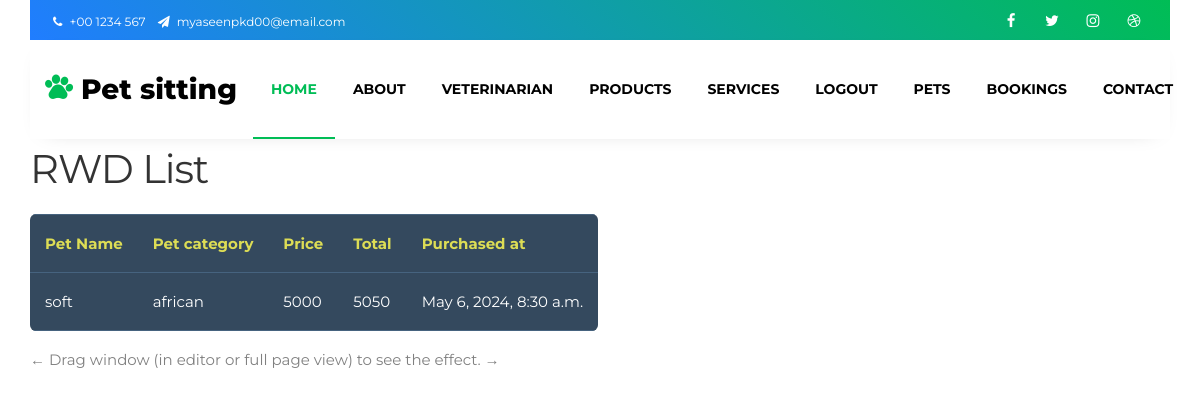
The app's page /view_pet_booking/ (signed in) with its own data.
### petsapp/models.py (models this page shows)
class tbl_Booking_Pets(models.Model):
    user=models.ForeignKey(tbl_register_login,on_delete=models.CASCADE,null=True)
    pet=models.ForeignKey(tbl_adding_pets,on_delete=models.CASCADE,null=True)
    total=models.IntegerField(null=True)
    purchased_at=models.DateTimeField(auto_now_add=True)

class tbl_adding_pets(models.Model):
    category=models.CharField(max_length=20,null=True)
    breed=models.CharField(max_length=20,null=True)
    stock=models.CharField(max_length=20,null=True)
    age=models.CharField(max_length=20,null=True)
    gender=models.CharField(max_length=20,null=True)
    birthdate=models.CharField(max_length=20,null=True)
    pic=models.ImageField(upload_to="media",null=True)
    characteristics=models.CharField(max_length=20,null=True)
    description=models.CharField(max_length=20,null=True)
    price=models.CharField(max_length=20,null=True)
    status=models.CharField(max_length=20,null=True)

### petsapp/views.py (the view)
# urls.py: path("view_pet_booking/",views.view_pet_booking),
def view_pet_booking(request):
    try:
        if request.session['pqr']:
            us = request.session['pqr']
            tr=tbl_Booking_Pets.objects.filter(user=request.session['pqr'])
            return render(request,"view_pet_booking.html",{'tr':tr,"us":us})
    except:
        return render(request, "view_pet_booking.html")

### petsapp/templates/view_pet_booking.html (shortened to what this page needs)
<!DOCTYPE html>
<html lang="en">
<head>
</head>
<body>
{% include 'navbar.html' %}
<h1>RWD List</h1>
<table class="rwd-table">
  <tr>
    <th>Pet Name</th>
    <th>Pet category</th>
    <th>Price</th>
    <th>Total</th>
    <th>Purchased at</th>
  </tr>
  {% for i in tr %}
    <tr>
      <td>{{i.pet.breed}}</td>
      <td>{{i.pet.category}}</td>
      <td>{{i.pet.price}}</td>
      <td>{{i.total}}</td>
      <td>{{i.purchased_at}}</td>
    </tr>
  {% endfor %}
</table>
<p>&larr; Drag window (in editor or full page view) to see the effect. &rarr;</p>
</body>
</html>

### petsapp/templates/view_pet_booking.html (style rules this page uses)
.rwd-table { margin: 1em 0; min-width: 300px; }
.rwd-table tr { border-top: 1px solid #ddd; border-bottom: 1px solid #ddd; }
.rwd-table th { display: none; }
.rwd-table td { display: block; }
.rwd-table td:first-child { padding-top: .5em; }
.rwd-table td:last-child { padding-bottom: .5em; }
.rwd-table td:before { content: attr(data-th) ": "; font-weight: bold; width: 6.5em; display: inline-block; }
@media (min-width: 480px) { .rwd-table td:before { display: none; } }
.rwd-table th, .rwd-table td { text-align: left; }
@media (min-width: 480px) { .rwd-table th, .rwd-table td { display: table-cell; padding: .25em .5em; } }
@media (min-width: 480px) { .rwd-table th:first-child, .rwd-table td:first-child { padding-left: 0; } }
@media (min-width: 480px) { .rwd-table th:last-child, .rwd-table td:last-child { padding-right: 0; } }
body { padding: 0 2em; font-family: Montserrat, sans-serif; -webkit-font-smoothing: antialiased; text-rendering: optimizeLegibility; color: #444; background: #eee; }
h1 { font-weight: normal; letter-spacing: -1px; color: #34495E; }
.rwd-table { background: #34495E; color: #fff; border-radius: .4em; overflow: hidden; }
.rwd-table tr { border-color: #46637f; }
.rwd-table th, .rwd-table td { margin: .5em 1em; }
@media (min-width: 480px) { .rwd-table th, .rwd-table td { padding: 1em !important; } }
.rwd-table th, .rwd-table td:before { color: #dd5; }

### records on screen
tbl_Booking_Pets: pet.breed "soft", pet.category "african", pet.price "5000", total "5050", purchased_at "May 6, 2024, 8:30 a.m."
